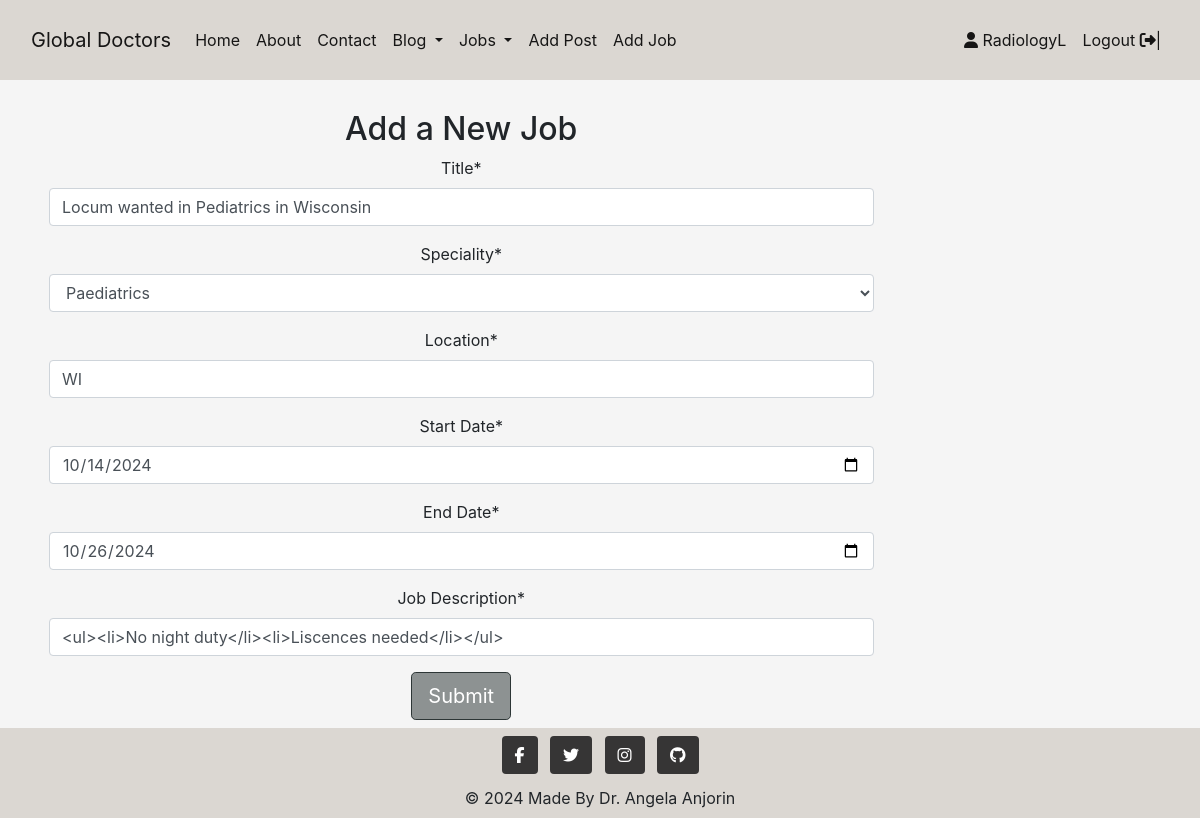
The page /job/edit/25/ (signed in) on the database its author committed.
### profile/models.py (models this page shows)
class CustomUser(AbstractUser):
    groups = models.ManyToManyField(
        Group,
        related_name='customuser_set', blank=True,
    )
    user_permissions = models.ManyToManyField(
        Permission,
        related_name= 'customuser_set', blank=True,
    )
    pass

### jobs/models.py (models this page shows, shortened)
class Job(models.Model):
    title = models.CharField(max_length=200, unique=True)
    slug = models.SlugField(max_length=200, unique=True)
    author = models.ForeignKey(
    CustomUser, on_delete=models.CASCADE, related_name="job_posts")
    speciality = models.ForeignKey(Speciality, on_delete=models.PROTECT, default=4)
    location = models.CharField(max_length=100, unique=True)
    start_date = models.DateField()
    end_date = models.DateField()
    created_on = models.DateTimeField(auto_now_add=True)
    description = models.TextField()
    status = models.IntegerField(choices=STATUS, default=0)
    updated_on = models.DateTimeField(auto_now=True)
    stars = models.PositiveIntegerField(
        default=3,
        validators=[
            MinValueValidator(1),
            MaxValueValidator(5)]
    )
    class Meta:
        ordering = ["-created_on"]

### jobs/views.py (the view, shortened to what this page needs)
# urls.py: path('job/edit/<int:pk>/', JobCreateOrUpdateView.as_view(), name='edit_job'),
class JobCreateOrUpdateView(LoginRequiredMixin,UserPassesTestMixin, CreateView, UpdateView):
    model = Job
    form_class = JobAddForm
    template_name = 'jobs/add_job.html'
    success_url = reverse_lazy('home')
    def test_func(self):
        return self.request.user.profile.user_type == 'employer'
    def get_object(self, get_queryset=None):
        job_id = self.kwargs.get('pk')
        if job_id:
            return Job.objects.get(pk=job_id)
        return None

### jobs/forms.py (shortened to what this page needs)
class JobAddForm(forms.ModelForm):
    title = forms.CharField(max_length=200)
    class Meta:
        model = Job
        fields = ['title', 'speciality', 'location', 'start_date', 'end_date', 'description']
        widgets = {
            'title': forms.TextInput(attrs={'class': 'form-control'}),
            'speciality': forms.Select(attrs={'class': 'form-control'}),
            'location': forms.TextInput(attrs={'class':'form-control'}),
            'start_date': forms.DateInput(attrs={'type': 'date', 'placeholder': '01.12.2024'}),
            'end_date': forms.DateInput(attrs={'type': 'date', 'placeholder': '31.12.2024'}),
            'description': SummernoteWidget(attrs={'class': 'form-control'}),
        }
        labels = {
            "title": "Job Title",
            "speciality": "Speciality",
            "location": "Location",
            "start_date": "Start Date",
            "end_date": "End Date",
            "description": "Job Description",
        }

### blog/views.py (called while the page is built)
def category_list(request):
    category_list = Category.objects.exclude(name='other')
    context = {
        "category_list": category_list,
    }
    return context

### jobs/models.py (called while the page is built)
    def __str__(self):
        return self.name

### jobs/views.py (called while the page is built)
def speciality_list(request):
    speciality_list = Speciality.objects.exclude(name='other')
    context = {
        'speciality_list': speciality_list
    }
    return context

### jobs/templates/jobs/add_job.html (shortened to what this page needs)
{% extends 'base.html' %}
{% block content %}
{% load crispy_forms_tags %}
<div class="container text-center">
    <form method="POST" enctype="multipart/form-data" class="p-1 w-75 form" >
        <h2>Add a New Job</h2>
        {{ form|crispy }}
        <div class="text-center">
            <button id="submitButton" type="submit"class="btn btn-signup btn-lg">Submit</button>
        </div>
    </form>
</div>
{% endblock %}

### templates/base.html (shortened to what this page needs)
{% load static %}
{% url 'home' as home_url %}
{% url 'about' as about_url %}
{% url 'profile' as profile_url %}
{% url 'account_login' as login_url %}
{% url 'account_signup' as signup_url %}
{% url 'account_logout' as logout_url %}
<!DOCTYPE html>
<html lang="en">
<head>
    <link rel="stylesheet" href="https://cdn.jsdelivr.net/npm/bootstrap@4.3.1/dist/css/bootstrap.min.css"
>
    <link rel="stylesheet" href="{% static 'css/style.css' %}">
</head>
<body class="d-flex flex-column min-vh-100" style="padding-top: 70px;">
    {% load static %}
   <nav class="navbar navbar-expand-md navbar-light fixed-top mb-auto" style="background-color: #dbd7d2;">
       <div class="container-fluid">
           <a class="navbar-brand" href="{% url 'home' %}">Global Doctors</a>
           <div class="collapse navbar-collapse" id="navbarSupportedContent" style="background-color: #dbd7d2">
               <ul class="navbar-nav me-auto mb-2 mb-lg-0">
                   <li class="nav-item">
                       <a class="nav-link active" aria-current="page" href="/" aria-label="Go to the home page">Home</a>
                   </li>
                   <li>
                       <a class="nav-link active" aria-current="page" href="/about" aria-label="Go to the about page">About</a>
                   </li>
                   <li class="nav-item">
                       <a class="nav-link active" href="{% url 'contact' %}" aria-label="Go to the contact page">Contact</a>
                   </li>
                   <li class="nav-item dropdown light">
                    <a class="nav-link dropdown-toggle active" href="#" id="navbarDropdownMenuLink" role="button"
                        data-bs-toggle="dropdown" aria-expanded="false">
                        Blog
                    </a>
                </li>
                    <li class="nav-item dropdown light">
                        <a class="nav-link dropdown-toggle active" href="#" id="navbarDropdownMenuLink" role="button"
                            data-bs-toggle="dropdown" aria-expanded="false">
                            Jobs
                        </a>
                    </li>
                        {% if user.is_authenticated %}
                    <li class="nav-item">
                        <a class="nav-link active" href="{% url 'add_post' %}">Add Post</a>
                    </li>
                    <li class="nav-item">
                        <a class="nav-link active" href="{% url 'add_job' %}">Add Job</a>
                    </li>
                {% endif %}
               </ul>
               {% if user.is_authenticated %}
               <ul class="ml-auto navbar-nav mb-2 mb-lg-0">
                   <li class="nav-item">
                        {% if request.user.profile.user_type == 'employer' %}
                            <a class="nav-link active" href="{% url 'employer_profile' %}">
                                <i class="fa fa-user" aria-hidden="true"></i> {{ user.username | slice:":10" }}
                            </a>
                        {% else %}
                            <a class="nav-link active" href="{% url 'regular_profile' user.profile.pk %}">
                                <i class="fa fa-user" aria-hidden="true"></i> {{ user.username | slice:":10" }}
                            </a>
                        {% endif %}
                   </li>
                   <li class="nav-item">
                       <a class="nav-link active" href="{% url 'account_logout' %}" aria-label="Go to the logout page"> Logout <i class="fa fa-sign-out" aria-hidden="true"></i>|</a>
                   </li>
               </ul>
               {% endif %}
           </div>
       </div>
   </nav>
    <main class="flex-shrink-0 main-bg mb-auto mt-3">
      {% block content %}{% endblock content %}
    </main>
    <footer class="bg-body-tertiary text-center mt-auto" style="background-color: transparent;">
      <div class="container-fluid p-1 mt-1" style="background-color: #dbd7d2;">
        <div class="mb-1">
          <a class="btn text-white btn-floating m-1" style="background-color: #363535;" href="https://facebook.com" target="_blank" role="button"><i class="fab fa-facebook-f"></i></a>
          <a class="btn text-white btn-floating m-1" style="background-color: #363535;" href="https://twitter.com" target="_blank" role="button"><i class="fab fa-twitter"></i></a>
          <a class="btn text-white btn-floating m-1" style="background-color: #363535;" href="https://instagram.com" target="_blank" role="button"><i class="fab fa-instagram"></i></a>
          <a class="btn text-white btn-floating m-1" style="background-color: #363535;" href="https://github.com" target="_blank" role="button"><i class="fab fa-github"></i></a>
        </div>
        <div class="text-center p-1">
        © 2024 Made By  Dr. Angela Anjorin
        </div>
      </div>
    </footer>
</body>
</html>

### static/css/style.css (style rules this page uses)
body { background-color: whitesmoke; }
.light { background-color: #dbd7d2; }
ul { list-style: none; }
button, [type="button"] { border: none; }
.navbar { width: 100%; height: 80px; background-color: #fff; z-index: 1500; position: fixed; }
.nav-link { padding: 0.5rem 0.5rem; }
.btn-signup, .btn-edit { background-color: #8d9292; color: #fff; border-color:#2d3636; }
.text-center { text-align: center; }
form { margin-top: 20px; }

### rows shown on the page
CustomUser: username "RadiologyL"
Job: title "Locum wanted in Pediatrics in Wisconsin", speciality "Paediatrics", location "WI", start_date "10/14/2024", end_date "10/26/2024", description "<ul><li>No night duty</li><li>Liscences needed</li></ul>"
